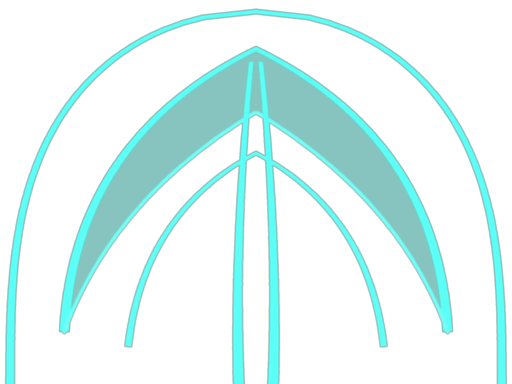
#> input picture Assets/Resources/Models/IreliaOfficial/WAim/Head.png, 512 x 384 px
$ python Trace-IreliaWArrowhead.py ../Assets/Resources/Models/IreliaOfficial/WAim/Head.png
#> lines starting #> are read from the running program, lines starting #| are printed output that depends on the picture; after the words box and inside, x2 and y2 are one past the last pixel; in counts of white or black regions, pixels touching at a corner belong together
"""Trace the W (Defiant Dance) arrowhead from a frame of in-game footage.

Usage: python Tools/Trace-IreliaWArrowhead.py frame.png
Requires Pillow and NumPy.

LoL's skillshot indicator textures are not in CharacterAssets, so the arrowhead is taken from a
1434x964 frame of the game with W held (the reference clip sent by the client, 5.4 s): the
ground under the indicator is unprojected to a top-down view (the circle around Irelia becomes
round: center 660,476, radii 162 x 132 px, aim 18.6 degrees), the cyan of the indicator is
keyed out of the ground, the half facing the camera is mirrored across the arrow's axis (the far
half is the more foreshortened one), smoothed, and recolored in the two tones of the original:
bright cyan strokes and teal fill. The target reticle is drawn on its own (it faces the camera);
under it the arrow body continues. Writes Assets/Resources/Models/IreliaOfficial/WAim/Head.png:
far end at the top, 1.4 R long (from 1.55 R to 2.95 R ahead of Irelia) and 0.84 R wide, R being
the radius of the circle (Tools/Make-IreliaWIndicator.py, IreliaWIndicator.cs).
"""
import math
import sys
from pathlib import Path

import numpy as np
from PIL import Image, ImageFilter

ROOT = Path(__file__).resolve().parents[1]
TARGET = ROOT / 'Assets/Resources/Models/IreliaOfficial/WAim/Head.png'
CENTER, RADII, AIM = (660, 476), (162, 132), math.radians(18.6)
AXIS = .75 - 200 / 300                      # the arrow's axis, measured across the aim (R)
START, END, HALF, PPR = 1.55, 2.95, .42, 900  # region in R units, pixels per R
RETICLE, BODY = 2.217, .031                  # reticle position and body half width (R)


def unproject(frame):
    image = np.asarray(Image.open(frame).convert('RGB')).astype(np.float32)
    h, w = image.shape[:2]
#> h = 384; w = 512
    along = START + (np.arange(int((END - START) * PPR)) + .5) / PPR
    across = AXIS + HALF - (np.arange(int(2 * HALF * PPR)) + .5) / PPR
    l, a = np.meshgrid(along, across)
    x = CENTER[0] + RADII[0] * (l * math.cos(AIM) - a * math.sin(AIM))
    y = CENTER[1] - RADII[1] * (l * math.sin(AIM) + a * math.cos(AIM))
    x0 = np.clip(np.floor(x).astype(int), 0, w - 2); y0 = np.clip(np.floor(y).astype(int), 0, h - 2)
#> after `y0 = np.clip(np.floor(y).astype(int), 0, h - 2)`:
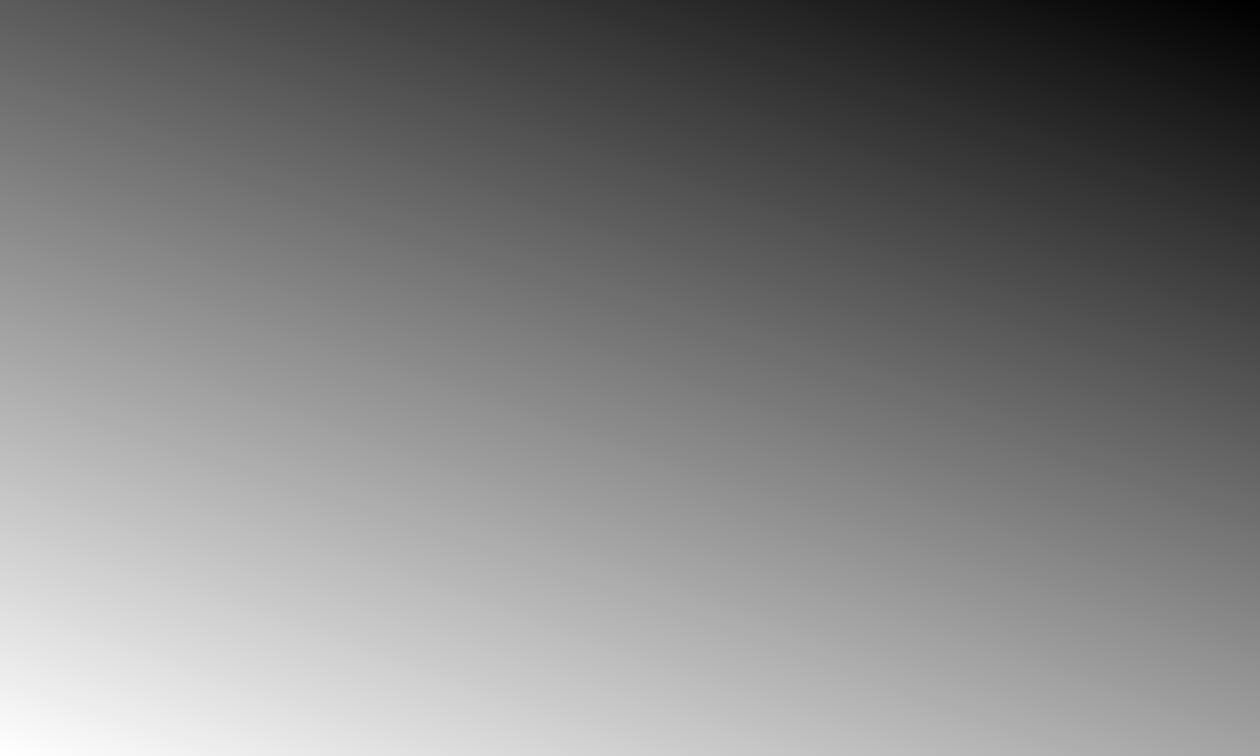
#> y: shape (756, 1260) float64; min 288.9, max 452.8, mean 370.8; drawn with min black and max white
    fx = (x - x0)[..., None]; fy = (y - y0)[..., None]
    return (image[y0, x0] * (1 - fx) * (1 - fy) + image[y0, x0 + 1] * fx * (1 - fy) +
            image[y0 + 1, x0] * (1 - fx) * fy + image[y0 + 1, x0 + 1] * fx * fy)
#> returned value: shape (756, 1260, 3) float64; every value is 0


def smooth(a, b, x):
    t = np.clip((x - a) / (b - a), 0, 1)
    return t * t * (3 - 2 * t)


def main(frame):
    top_down = unproject(frame)
    key = np.clip((np.minimum(top_down[..., 1], top_down[..., 2]) - top_down[..., 0] - 8) / 150, 0, 1)
#> key: shape (756, 1260) float64; every value is 0
    middle = key.shape[0] // 2
#> middle = 378
    near = key[middle:]                                   # the half nearer the camera
#> near: shape (378, 1260) float64; every value is 0
    key = np.vstack([near[::-1], near])
    up = Image.fromarray((key * 255).astype(np.uint8)).resize((key.shape[1] * 2, key.shape[0] * 2), Image.BICUBIC)
#> up: PIL image 2520x1512 L; every value is 0
    k = np.asarray(up.filter(ImageFilter.GaussianBlur(9))).astype(np.float32) / 255
#> k: shape (1512, 2520) float32; every value is 0
    h, w = k.shape
#> h = 1512; w = 2520
    ys, xs = np.mgrid[0:h, 0:w]
    ppr = PPR * 2
    # The reticle (drawn apart) hides the footage here; the body runs on under it.
    hole = np.hypot(xs - (RETICLE - START) * ppr, ys - h / 2) < .112 * ppr
    body = (np.abs(ys - h / 2) < BODY * ppr) & (xs < (RETICLE - START + .15) * ppr)
    alpha = smooth(.20, .30, k)
    bright = smooth(.60, .70, k)
    alpha[hole] = 0; bright[hole] = 0
    alpha[hole & body] = 1; bright[hole & body] = 1
#> after `alpha[hole & body] = 1`:
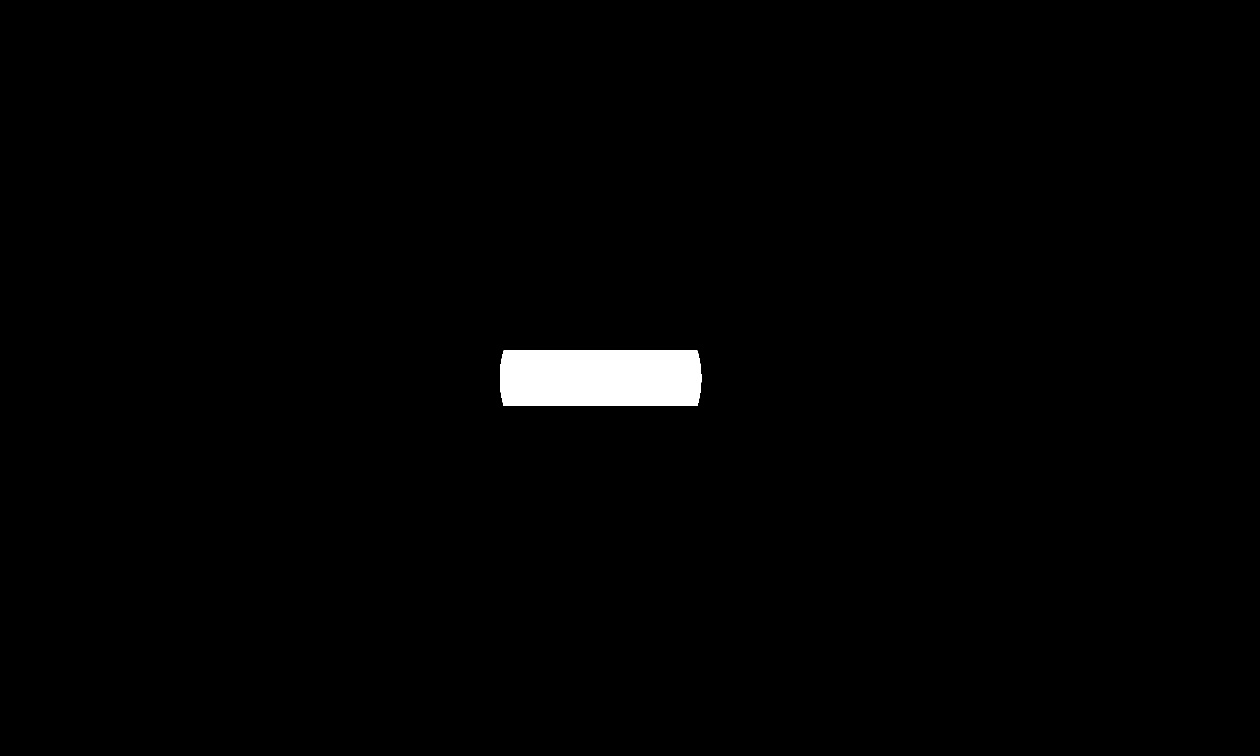
#> alpha: shape (1512, 2520) float32 (shown at 1/2 size); values 0 (black) and 1 (white), 1.2% white; 1 white region, box (x1, y1, x2, y2) and area: (1000, 701, 1403, 812) 44173
    teal, cyan = np.array([60, 150, 142.]), np.array([96, 255, 246.])
    color = teal * (1 - bright[..., None]) + cyan * bright[..., None]
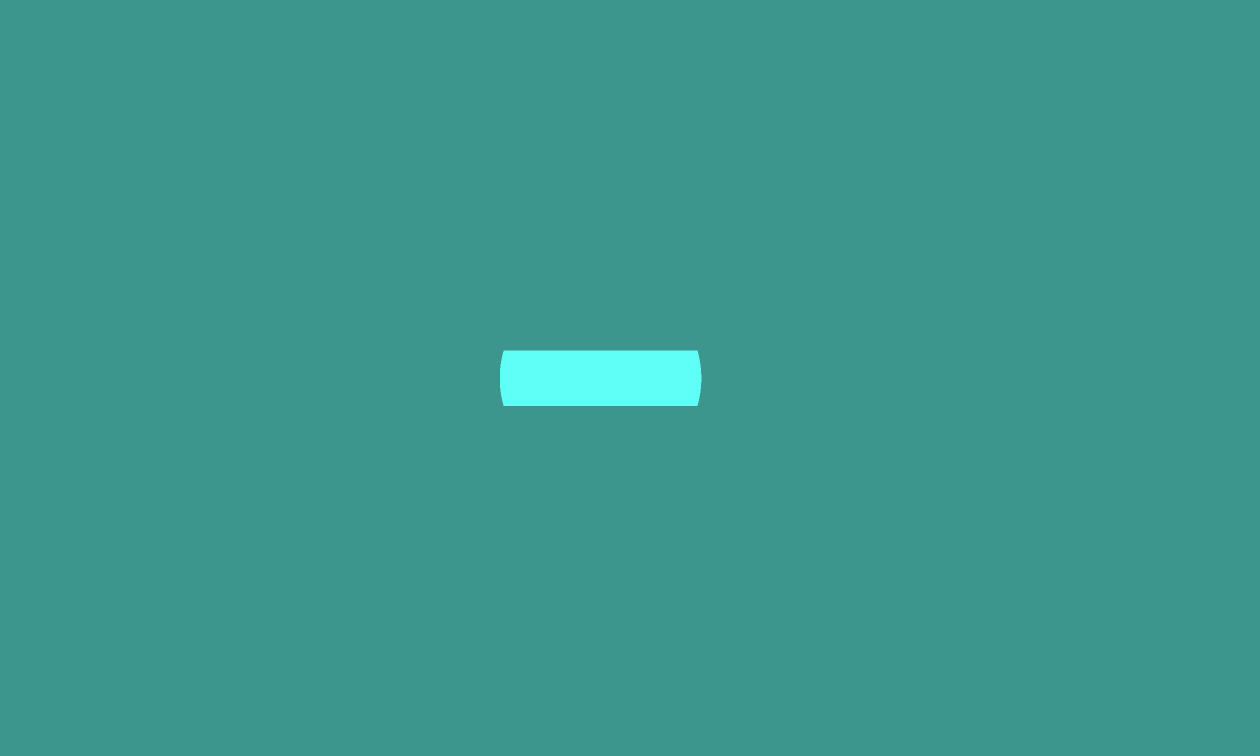
#> color: shape (1512, 2520, 3) float64 (shown at 1/2 size); mean of channels 0, 1, 2 60.4, 151.2, 143.2; drawn as R, G, B
    rgba = np.dstack([color, alpha * 255]).clip(0, 255).astype(np.uint8)
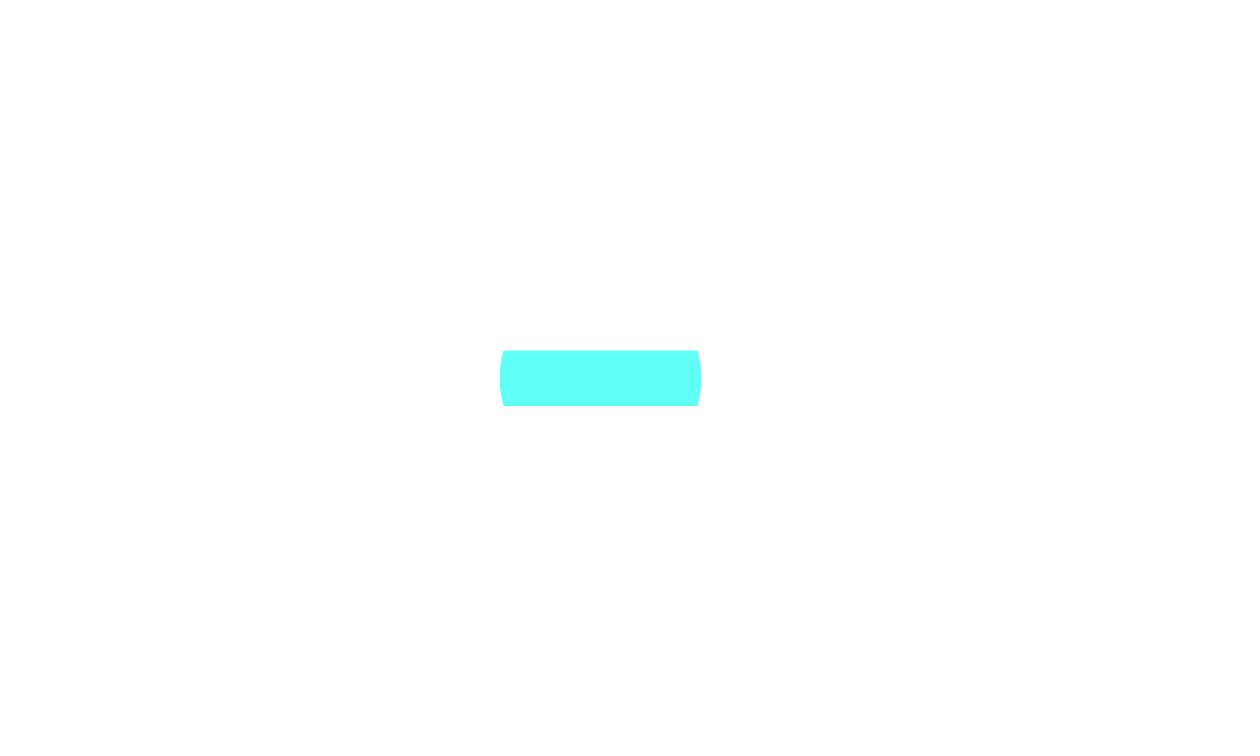
#> rgba: shape (1512, 2520, 4) (shown at 1/2 size); mean of channels 0, 1, 2, 3 60.4, 151.2, 143.2, 3; transparent parts drawn white
    image = Image.fromarray(rgba, 'RGBA').transpose(Image.ROTATE_90)  # far end at the top
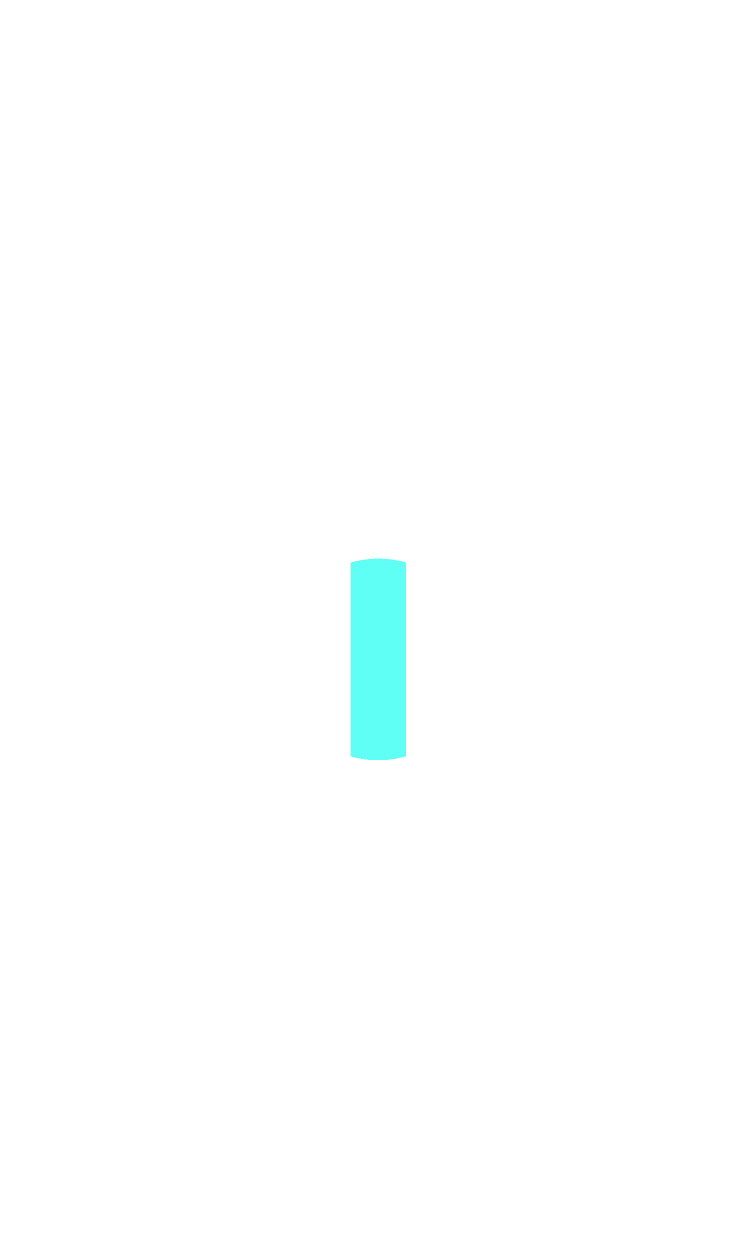
#> image: PIL image 1512x2520 RGBA (shown at 1/2 size); mean R, G, B, A 60.4, 151.2, 143.2, 3; transparent parts drawn white
    image = image.resize((768, 1280), Image.LANCZOS)
#> image: PIL image 768x1280 RGBA
    image.save(TARGET)
    print('wrote', TARGET.relative_to(ROOT))


if __name__ == '__main__':
    main(sys.argv[1])

$ run again, with Assets/Resources/Models/IreliaOfficial/WAim/Circle.png copied over Assets/Resources/Models/IreliaOfficial/WAim/Head.png
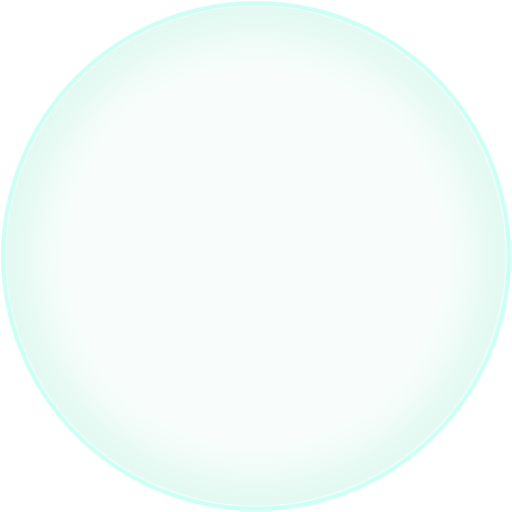
#> input picture Assets/Resources/Models/IreliaOfficial/WAim/Circle.png, 512 x 512 px
#> in unproject, `image = np.asarray(Image.open(frame).convert('RGB')).astype(np.float32)`:
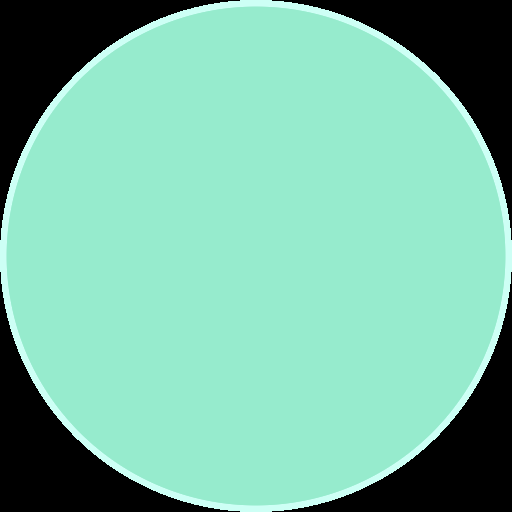
#> image: shape (512, 512, 3) float32; mean R, G, B 120, 185.9, 162.1
#> key: shape (756, 1260) float64; every value is 0
#> near: shape (378, 1260) float64; every value is 0
#> up: PIL image 2520x1512 L; every value is 0
#> k: shape (1512, 2520) float32; every value is 0
#> alpha: shape (1512, 2520) float32; values 0 (black) and 1 (white), 1.2% white; 1 white region, box (x1, y1, x2, y2) and area: (1000, 701, 1403, 812) 44173
